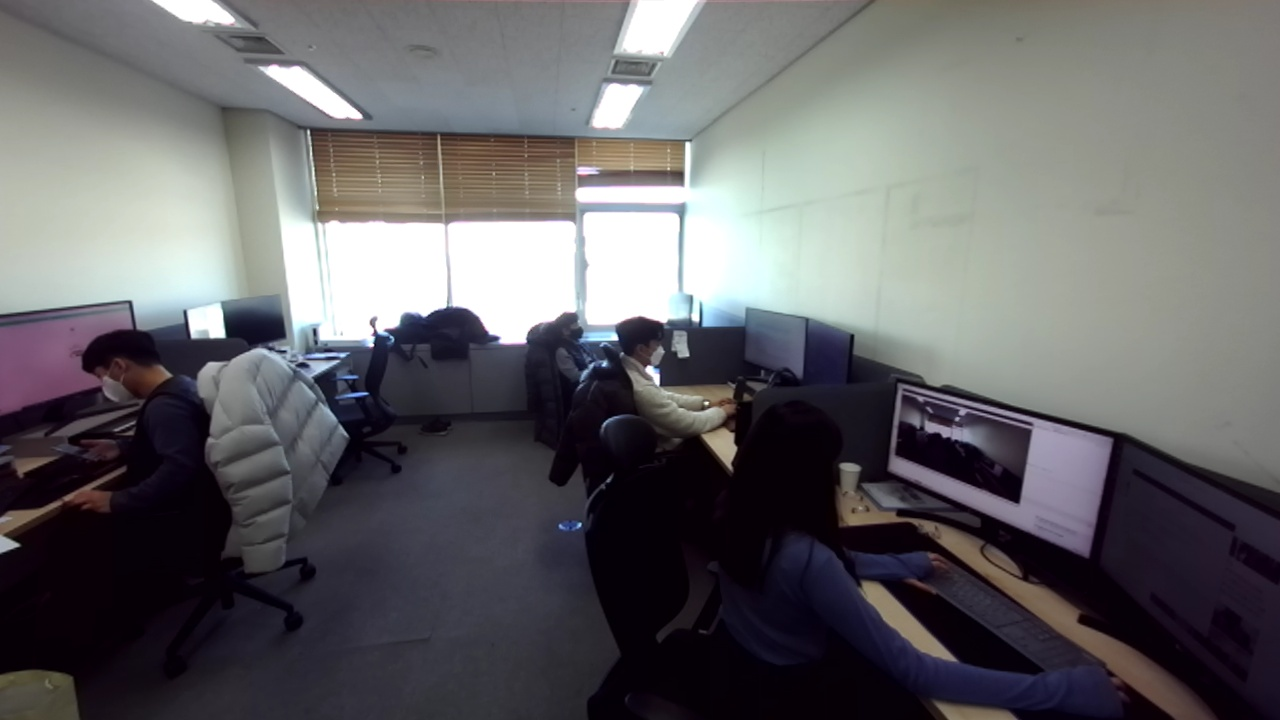
#> input picture recification/left.jpg, 1280 x 720 px
$ python epipolarline.py
#> lines starting #> are read from the running program, lines starting #| are printed output that depends on the picture
import numpy as np
import cv2
import random
import time


def findMatch(des1, des2, k):
    compare = np.array([])
    for i in range(len(des1)):
        nums=np.array([])
        for j in range(len(des2)):
            num=np.count_nonzero(des1[i] != des2[j])
            nums=np.append(nums, num)
        compare = np.append(compare, nums)
    sort_compare = np.argsort(compare)
    matchs=np.array([])

    for match in sort_compare:
        m1 = int(match // 500)
        m2 = int(match % 500)
        dis=compare[match]
        matchs= np.append(matchs, cv2.DMatch(m1, m2, 0, dis))
        matchs = matchs[:k]
    srcP = np.asarray([kp1[matchs[i].queryIdx].pt for i in range(len(matchs))])
    destP = np.asarray([kp2[matchs[i].trainIdx].pt for i in range(len(matchs))])
    return matchs, srcP, destP

img1 = cv2.imread("left.jpg", cv2.IMREAD_GRAYSCALE)
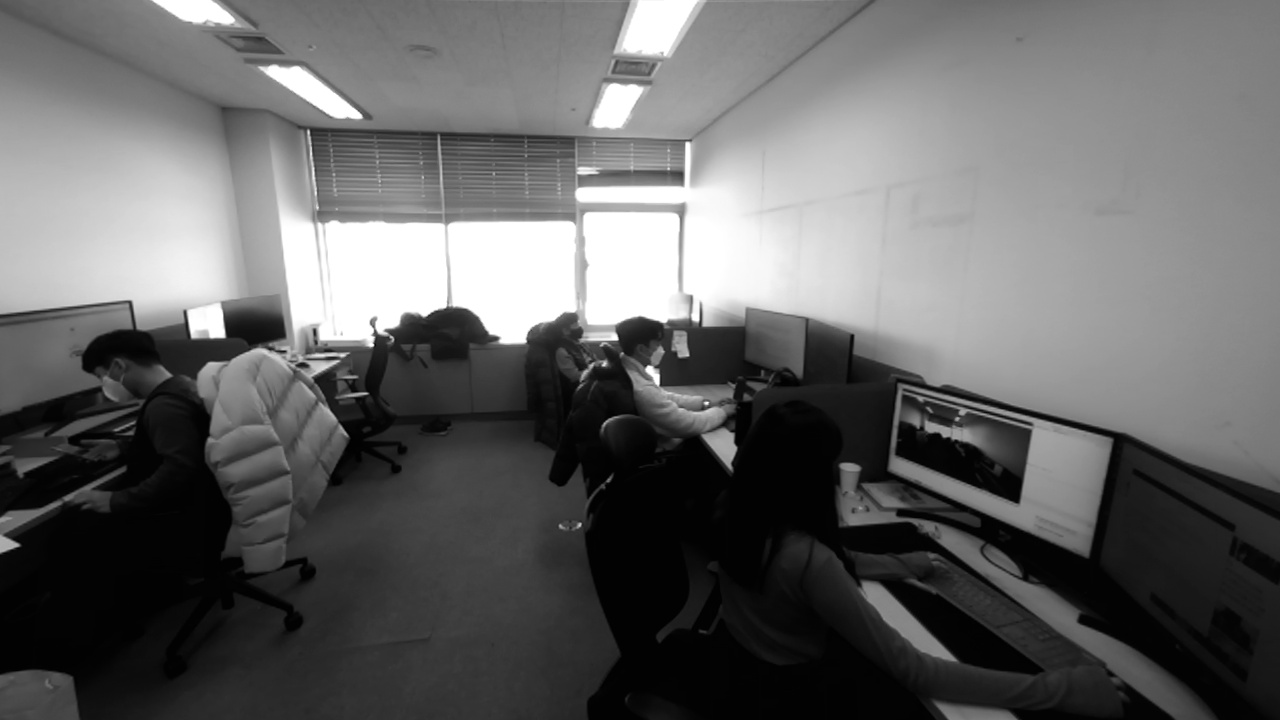
#> img1: shape (720, 1280); min 0, max 255, mean 100.5
img2 = cv2.imread("right.jpg", cv2.IMREAD_GRAYSCALE)
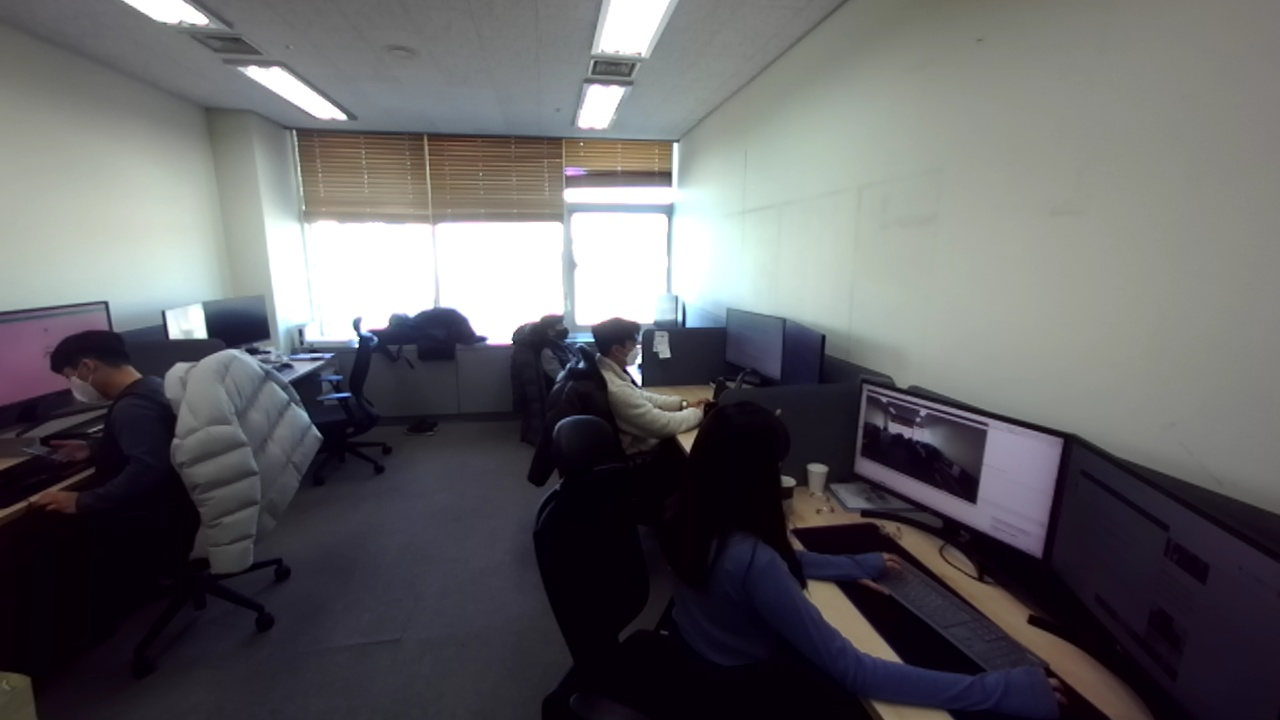
#> input picture recification/right.jpg, 1280 x 720 px
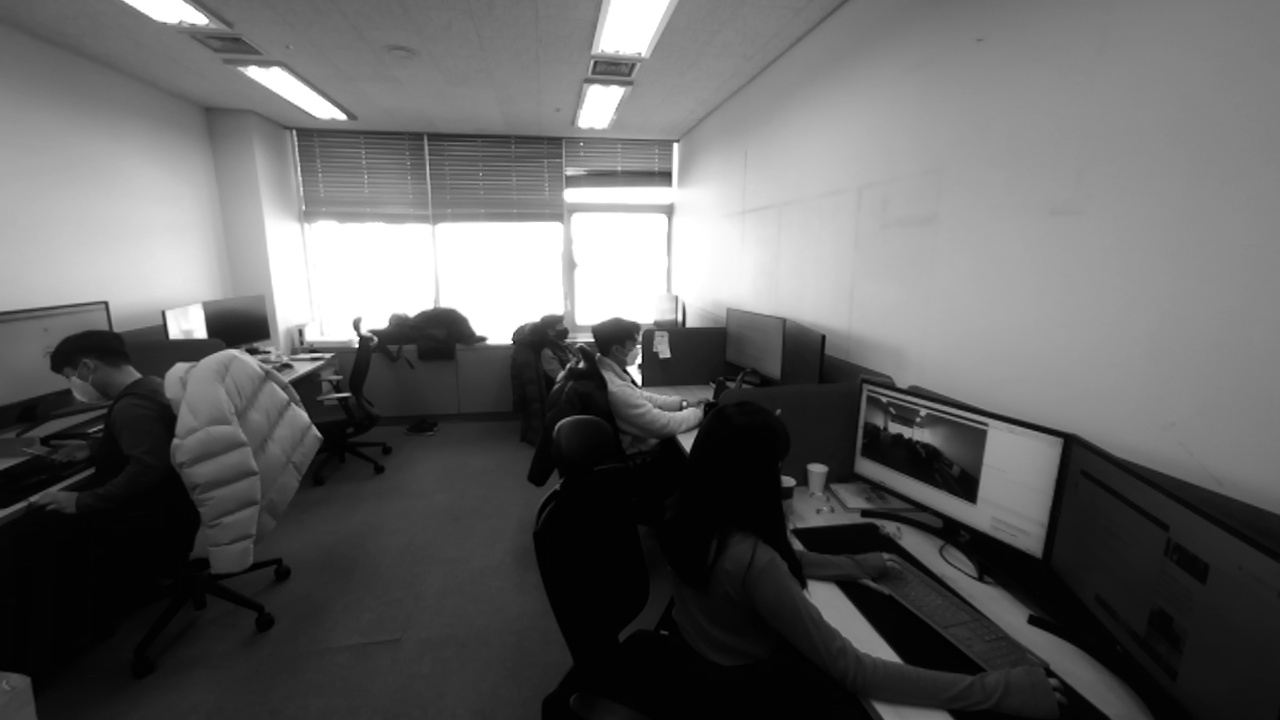
#> img2: shape (720, 1280); min 0, max 255, mean 98.4
orb = cv2.ORB_create()
kp1, des1 = orb.detectAndCompute( img1, None )
#> kp1 = 500 keypoints; strongest (x, y, size): (222, 334, 64.3), (221, 333, 77.1), (219, 333, 111.1), (616, 338, 37.2)
kp2, des2 = orb.detectAndCompute( img2, None )
#> kp2 = 500 keypoints; strongest (x, y, size): (640, 383, 37.2), (202, 333, 77.1), (640, 384, 31), (639, 383, 44.6)
matchs, srcP, destP = findMatch(des1, des2, 100)
#> the loop in findMatch, `for match in sort_compare:` made 250000 passes
#> (match, m1, m2, dis) on passes 1 to 3: (71814, 143, 314, 6), (71754, 143, 254, 7), (145285, 290, 285, 7)
#> in findMatch, `srcP = np.asarray([kp1[matchs[i].queryIdx].pt for i in range(len(match..`: srcP = 100 pairs, first value 128.2 to 1015.2, second value 68.43 to 498.7
#> in findMatch, `destP = np.asarray([kp2[matchs[i].trainIdx].pt for i in range(len(matc..`: destP = 100 pairs, first value 105.4 to 970.4, second value 68.43 to 498.7

img1_color = cv2.imread("left.jpg", cv2.IMREAD_COLOR)
#> img1_color is the input picture: shape (720, 1280, 3); mean B, G, R 102.5, 99.9, 100.9
img2_color = cv2.imread("right.jpg", cv2.IMREAD_COLOR)
#> img2_color is the input picture: shape (720, 1280, 3); mean B, G, R 100.7, 97.8, 98.6
img = cv2.drawMatches(img1_color, kp1, img2_color, kp2, matchs, None, flags=2)
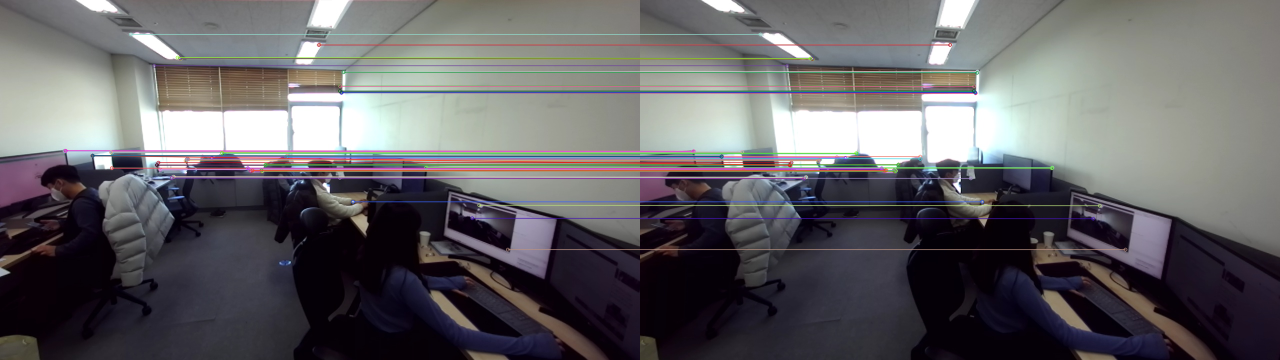
#> img: shape (720, 2560, 3) (shown at 1/2 size); mean B, G, R 101.2, 98.3, 100.1
cv2.imwrite("matching_point.jpg",img)
cv2.waitKey(3000)

# [88 lines left out: functions compute_avg_reproj_error, drawline, compute_F_raw, compute_F_norm, compute_F_mine, not called in this run]


small_err = None
F_mine = None
def f_print(txt):
    global small_err, F_mine
#> (the run stopped early here; a loop or call above may not have finished)
